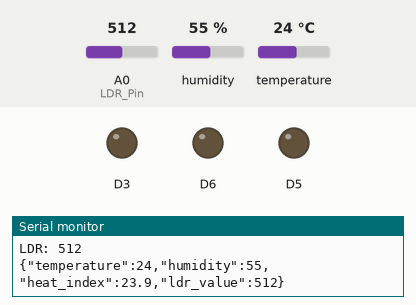
This sketch was run on a simulated ESP8266 (NodeMCU). Parts: output pins drawn as LEDs (lit = HIGH), the last lines printed to the serial monitor. The inputs (shaded band) are chosen by the test bench; at power-on: A0 (LDR_Pin) = 512, humidity 55 %, temperature 24 °C.

Above: at 1.2 s.
1.3 s: A0 (LDR_Pin) set to 491
At 7.2 s:
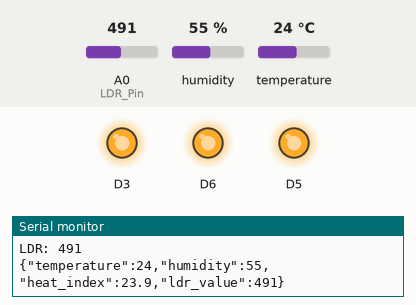
Timing chart, 0 to 8.7 s (numbered marks = the images above; inputs shaded):
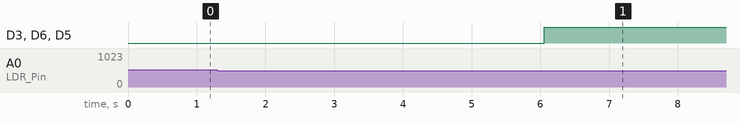

The sketch:

dht11.ino
```cpp
#include <ArduinoJson.h>
#include "DHT.h"

#define DHTTYPE DHT11
uint8_t DHTPin = D7;
DHT dht(DHTPin, DHTTYPE);

float Temperature, Humidity, HeatIndex;
int LDR_Pin = A0;

void setup() {
  Serial.begin(115200);
  dht.begin();

  pinMode (D3, OUTPUT);
  pinMode (D5, OUTPUT);
  pinMode (D6, OUTPUT);
}

void loop() {
  ReadDHT11();

  CreateJSON();
  delay(6000);

}
```

sensor.ino
```cpp
void ReadDHT11() {
  float temperature = round(dht.readTemperature() * 10) / 10;
  float humidity = round(dht.readHumidity() * 10) / 10;
  float heatIndex = round(dht.computeHeatIndex(temperature, humidity, false) * 10) / 10;
  int ldrValue = analogRead(LDR_Pin);

  if (isnan(temperature) || isnan(humidity) || isnan(heatIndex)) {
    Serial.println("DHT11 sensor error");
  } else {
    Temperature = temperature;
    Humidity = humidity;
    HeatIndex = heatIndex;

    Serial.println("Temp: " + String(Temperature) + "°C");
    Serial.println("Humidity: " + String(Humidity) + "%");
    Serial.println("HeatIndex: " + String(HeatIndex) + "°C");
    Serial.println("LDR: " + String(ldrValue));

    if( ldrValue <= 500){
      digitalWrite(D3, HIGH);
      digitalWrite(D5, HIGH);
      digitalWrite(D6, HIGH);
    }
  }
}

void CreateJSON() {
  StaticJsonDocument<256> doc;
  doc["temperature"] = Temperature;
  doc["humidity"] = Humidity;
  doc["heat_index"] = HeatIndex;
  doc["ldr_value"] = analogRead(LDR_Pin);

  String jsonOutput;
  serializeJson(doc, jsonOutput);

  Serial.println(jsonOutput);
}
```

Measured:
- the behaviour switches between 501 and 500 on A0 (LDR_Pin) (found by bisection; images 0 and 1)
- after the input at 1.3 s, D3, D6, D5: LOW → HIGH after 4.8 s
